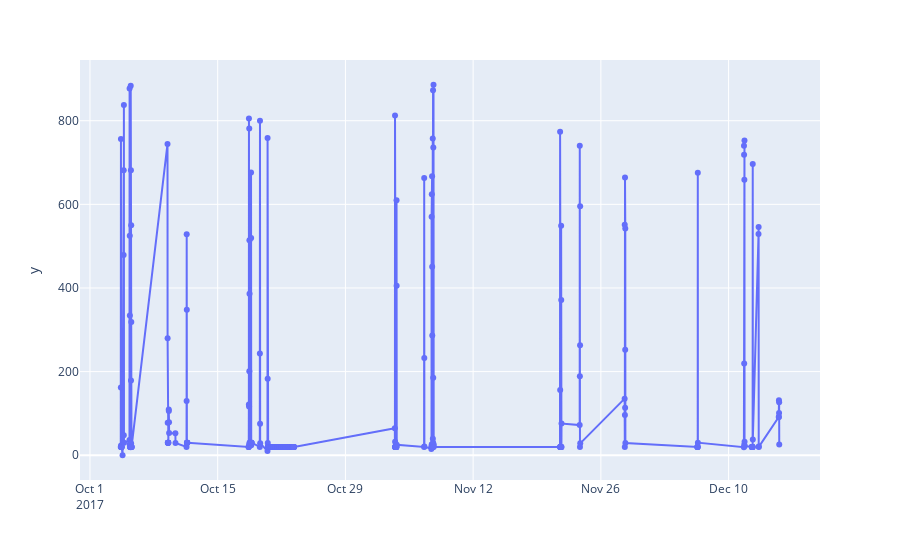

Write notebook code for a chart like this one.
### Code cell
px.scatter(vacuum_oven, x=vacuum_oven.index, y=vacuum_oven[('power', 'active')].values).update_traces(mode="lines+markers")

### Figure 1 — Plotly figure (JSON) as saved in the notebook; plotly's stock layout.template omitted (floating-point values rounded to 4 significant figures; data arrays with more than 128 entries replaced by an {"elided": "..."} marker saying what was removed)
{"data": [{"hovertemplate": "=%{x}<br>y=%{y}<extra></extra>", "legendgroup": "", "marker": {"color": "#636efa", "symbol": "circle"}, "mode": "lines+markers", "name": "", "orientation": "v", "showlegend": false, "type": "scatter", "x": {"elided": "494 str values"}, "xaxis": "x", "y": {"elided": "494 float values"}, "yaxis": "y"}], "layout": {"legend": {"tracegroupgap": 0}, "margin": {"t": 60}, "xaxis": {"anchor": "y", "domain": [0, 1], "title": {"text": ""}}, "yaxis": {"anchor": "x", "domain": [0, 1], "title": {"text": "y"}}}}
